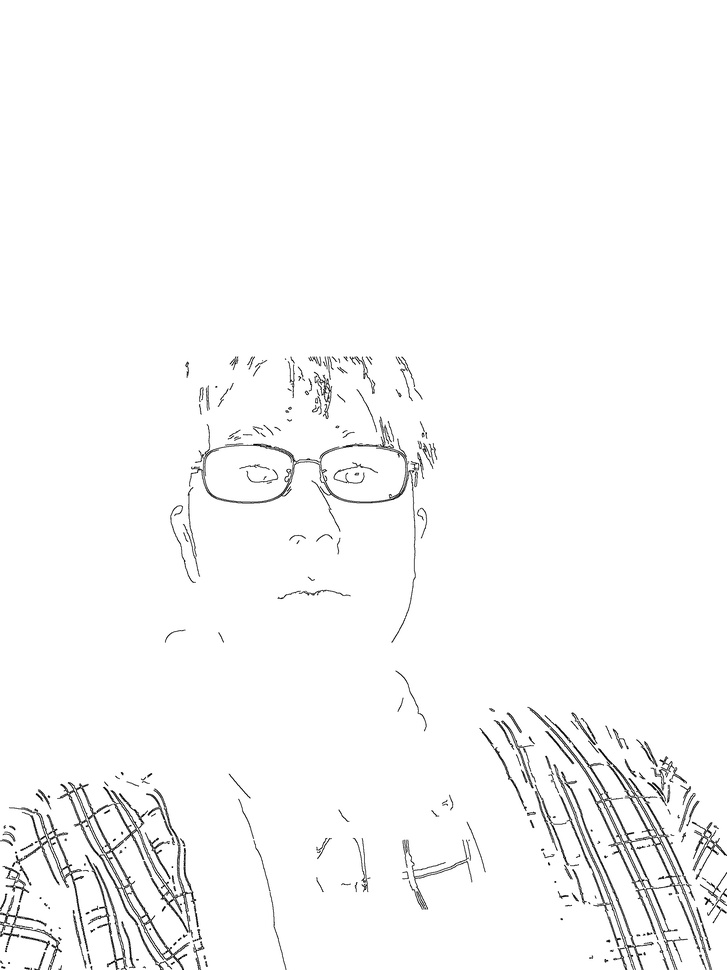
#> input picture makefile/test/line_output_dualcontrol.jpg, 727 x 970 px, shrunk from 2316 x 3088 before the run
$ python tosvg.py
#> lines starting #> are read from the running program, lines starting #| are printed output that depends on the picture
import cv2
import subprocess
import os

# ====== 入力と出力 ======
input_file = "line_output_dualcontrol.jpg"   # ここはあなたが生成した線画
debug_jpg  = "line_debug_original.jpg"       # ↓ デバッグ用そのまま保存
bitmap_pgm = "line_bitmap.pgm"               # potrace入力用（1bitではなくPGM）
raw_svg    = "line_raw.svg"                  # potrace直後
final_svg  = "line_final.svg"                # vpype後＝プロッター用

# ====== 線画を読み込み ======
line_img = cv2.imread(input_file, cv2.IMREAD_GRAYSCALE)
#> line_img is the input picture: shape (970, 727); min 0, max 255, mean 249.3
if line_img is None:
    print("❌ 画像が読み込めませんでした。ファイル名を確認してください。")
    exit()

# ✅ デバッグ用に「線画そのまま」を保存（重要）
cv2.imwrite(debug_jpg, line_img)
print(f"📝 デバッグ画像（元の線画そのまま）を保存 → {debug_jpg}")

# ====== PGM形式に反転して保存（ここが重要） ======
# 黒線 + 白背景 が potrace にとって最も良い
line_inv = cv2.bitwise_not(line_img)
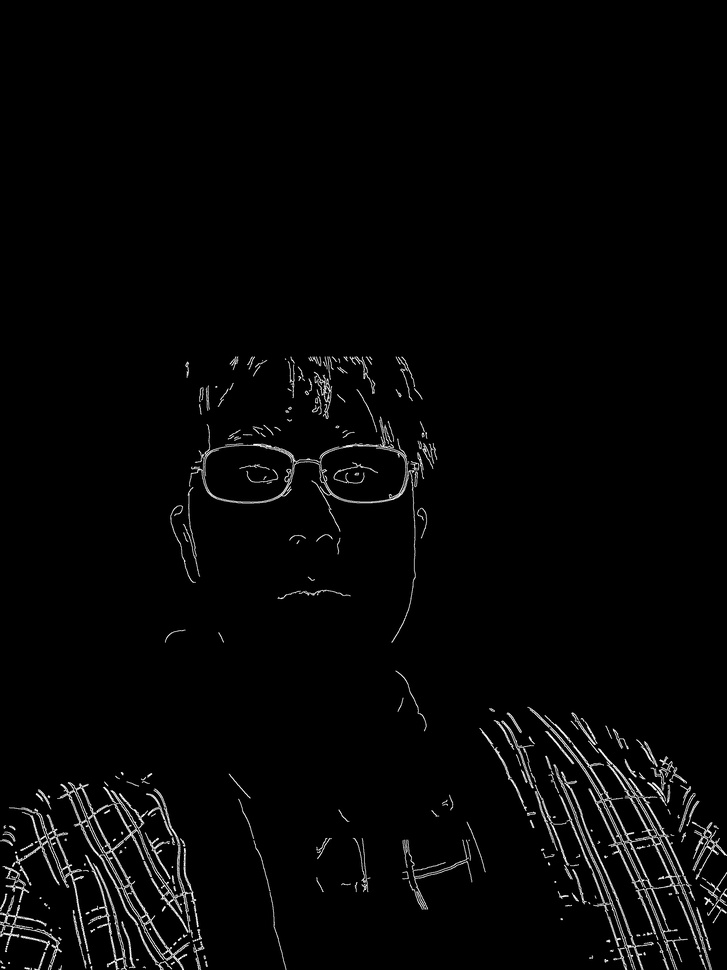
#> line_inv: shape (970, 727); min 0, max 255, mean 5.7
cv2.imwrite(bitmap_pgm, line_inv)

# ====== ① potrace による SVG ベクトル化 ======
subprocess.run([
    "potrace",
    bitmap_pgm,
    "--svg",
    "-t", "4",       # 細かいノイズ抑制
    "-a", "1.2",     # 曲線スムージング
    "-O", "0.25",    # 角を自然に丸める
    "-o", raw_svg
])
#> (this line was passed over: subprocess is not available in this run)
print(f"✅ potrace により SVG 生成 → {raw_svg}")

# ====== ② vpype を使って線を最適化（プロッター描画速度が劇的に向上） ======
subprocess.run([
    "vpype",
    "read", raw_svg,
    "linemerge",     # つながる線を結合 → ペンの上下回数が減る
    "linesort",      # 描画順を最適化 → 無駄な移動が減る
    "simplify",      # 細かいガタガタを除去
    "write", final_svg
])
#> (this line was passed over: subprocess is not available in this run)
print(f"🎨 vpype により描画用に最適化 → {final_svg}")

print("\n✅ 完了しました！ このファイルをプロッターに送ってください ✨")
